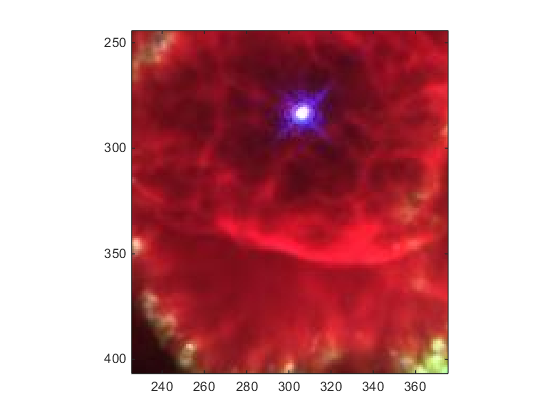
%> input picture TestMatlab/computervision/rgb2ind_1.png, 560 x 420 px
$ octave imagepyramid.m   (GNU Octave 9; MATLAB toolbox functions it lacks are replaced by stand-ins)
%> lines starting %> are read from the running program, lines starting %| are printed output that depends on the picture
img=imread('/Users/dc/TestCode/TestMatlab/computervision/rgb2ind_1.png')
%> img is the input picture: size 420x560x3 uint8; mean R, G, B 204.5, 148.4, 154.1
%image(img)
size(img)
%> ans = [420 560 3]

imp1 = impyramid(img,'reduce')
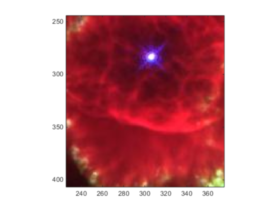
%> imp1: size 210x280x3 uint8; mean R, G, B 204.5, 148.4, 154.1
size(img)
%> ans = [420 560 3]
size(imp1)
%> ans = [210 280 3]
image(imp1)

%lpfs and downsample
lpf=[(1/9) ]

x=-10:.1:10;
[X,Y] = meshgrid(x);
a=2; b=-3; c=10; d=-1;
%Z=(d- a * X - b * Y)/c;
Z=X*Y
surf(X,Y,Z)
shading flat
xlabel('x'); ylabel('y'); zlabel('z')
%> after `zlabel('z')`:
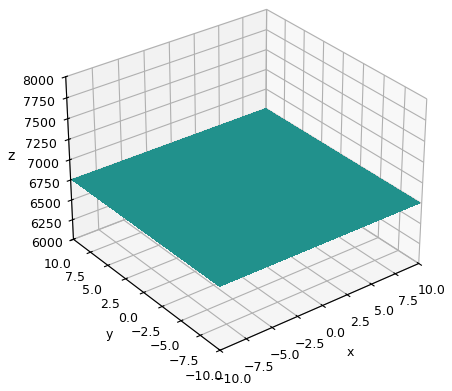
%> figure redrawn from the program's plot data

i=-20:.1:20
[I,J] = meshgrid(i);
K=I*J
%I[100,100]=7000;
%K[101,101]=7000;

surf(I,J,K)
shading flat
xlabel('i');ylabel('j');zlabel('k');
%> after `zlabel('k')`:
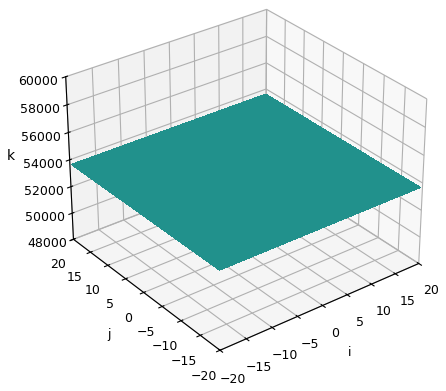
%> figure redrawn from the program's plot data

size(K)


xgv = [1 2 3];
ygv = [1 2 3 4 5];
[X,Y] = meshgrid(xgv, ygv)

[X1,X2] = ndgrid(xgv,ygv)
figure()
[X1_ndgrid,X2_ndgrid] = ndgrid(1:60,1:60);
Z = zeros(60,60);
Z(1,1)=1
Z(1,1)=2
Z(1,1)=3
Z(1,2)=3
Z(1,2)=2
Z(2,2)=1
Z(2,3)=1
Z(2,3)=2
Z(2,3)=3
Z(2,1)=3
Z(3,1)=2
Z(3,1)=1
Z(3,1)=1
Z(3,1)=2
Z(3,1)=3
Z(15,15)=3
Z(5,10)=3

% [8 lines of commented-out code are left out]


figure
%bar3(Z,.01) all black, no color
bar3(Z)
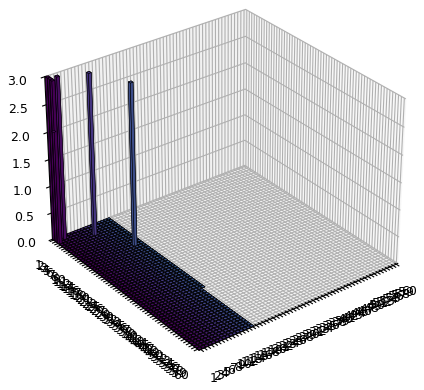
%> figure redrawn from the program's plot data
